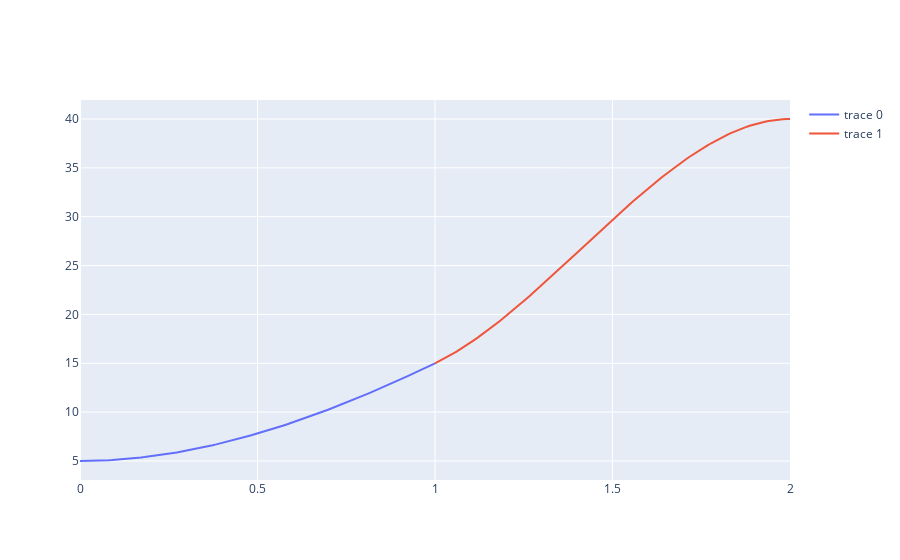
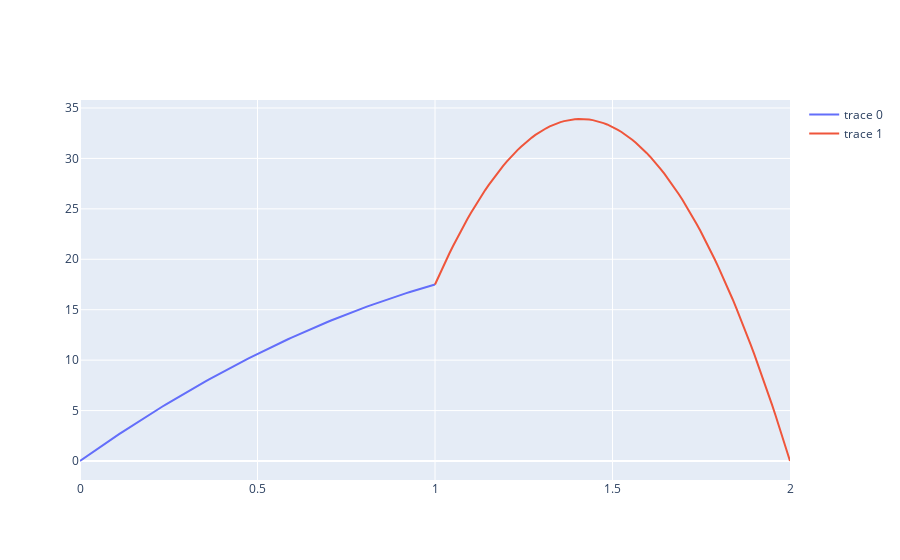
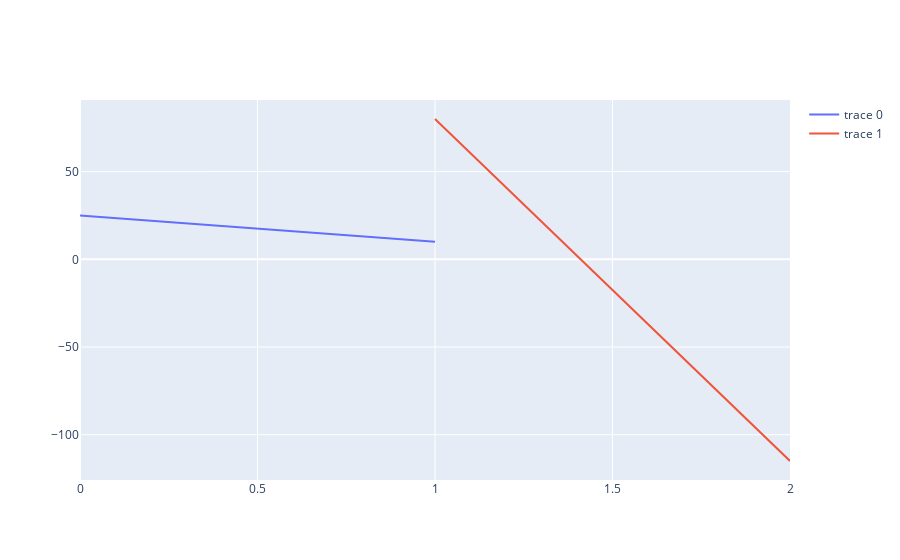

The code cell stored with these charts, in order, in its notebook:
### Code cell
a0, a1, a2, a3, t = sp.symbols('a0 a1 a2 a3 t')

# position plot
pf = a0 + (a1*t) + (a2*t**2) + (a3*t**3)
pfl = sp.lambdify((a0, a1, a2, a3, t), pf, "numpy")

px_one = np.linspace(0,1,100).tolist()
px_two = np.linspace(1,2,100).tolist()
py_one = [ pfl(5, 0, 12.5, -2.5, t) for t in px_one ]
py_two = [ pfl(15, 17.5, 40, -32.5, t-1) for t in px_two ]

position_plot = go.Figure()
position_plot.add_trace(go.Scatter(x=px_one, y=py_one, mode='lines'))
position_plot.add_trace(go.Scatter(x=px_two, y=py_two, mode='lines'))
position_plot.show()

# velocity plot
vf = a1 + 2*a2*t + 3*a3*t**2
vfl = sp.lambdify((a1, a2, a3, t), vf, "numpy")

vx_one = np.linspace(0,1,100).tolist()
vx_two = np.linspace(1,2,100).tolist()
vy_one = [ vfl(0, 12.5, -2.5, t) for t in vx_one ]
vy_two = [ vfl(17.5, 40, -32.5, t-1) for t in vx_two ]

velocity_plot = go.Figure()
velocity_plot.add_trace(go.Scatter(x=vx_one, y=vy_one, mode='lines'))
velocity_plot.add_trace(go.Scatter(x=vx_two, y=vy_two, mode='lines'))
velocity_plot.show()

# acceleration plot
af = 2*a2 + 6*a3*t
afl = sp.lambdify((a1, a2, a3, t), af, "numpy")

ax_one = np.linspace(0,1,100).tolist()
ax_two = np.linspace(1,2,100).tolist()
ay_one = [ afl(0, 12.5, -2.5, t) for t in ax_one ]
ay_two = [ afl(17.5, 40, -32.5, t-1) for t in ax_two ]

acceleration_plot = go.Figure()
acceleration_plot.add_trace(go.Scatter(x=ax_one, y=ay_one, mode='lines'))
acceleration_plot.add_trace(go.Scatter(x=ax_two, y=ay_two, mode='lines'))
acceleration_plot.show()
